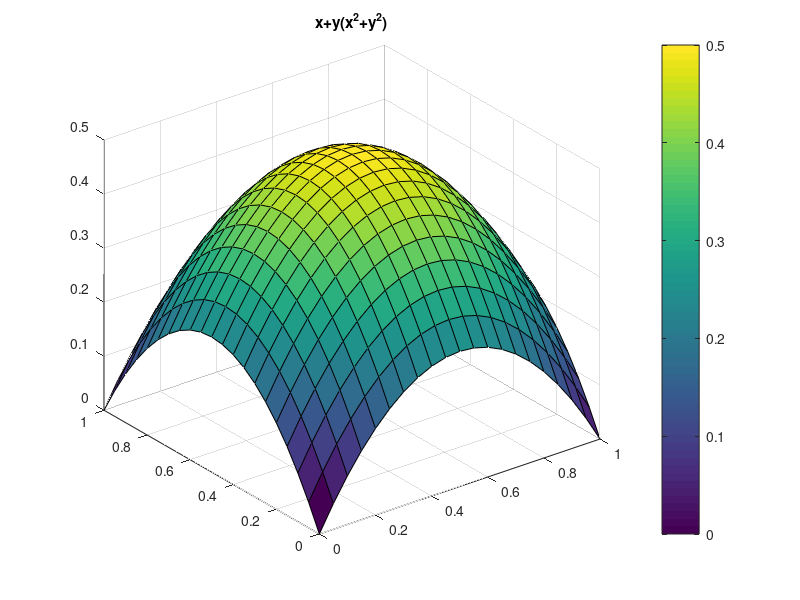

This figure's MATLAB source:
x = 1;
y = 0;
[x,y] = meshgrid(0:.05:x, y:.05:1);
z = x+y-(x.^2+y.^2);
surf(x,y,z)
colorbar
title('x+y(x^2+y^2)','linewidth',18)